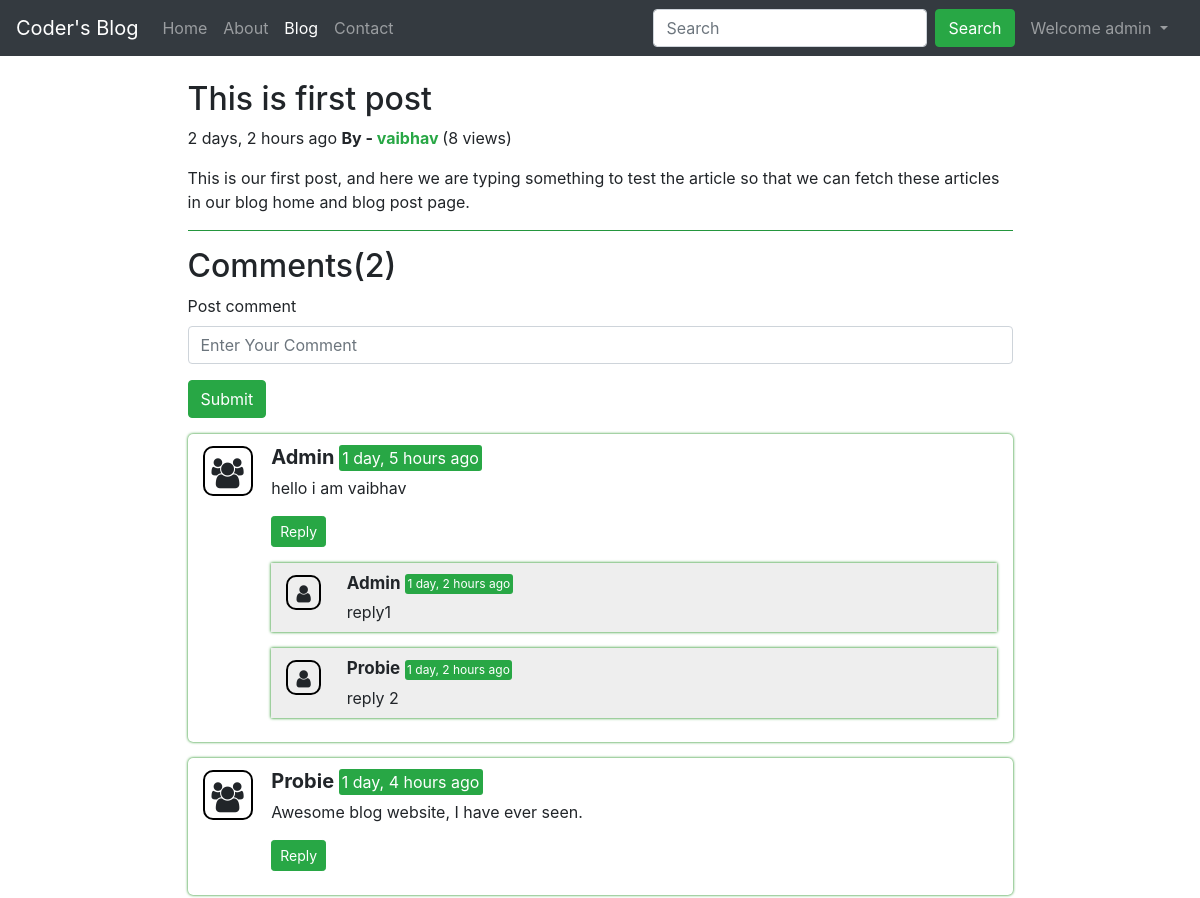
/blog/first-post/ (signed in), run on the app's committed database.
### blog/models.py (models this page shows, shortened)
class Post(models.Model):
    sno = models.AutoField(primary_key=True)
    title = models.CharField(max_length=255)
    content = models.TextField()
    author = models.CharField(max_length=50)
    slug = models.CharField(max_length=50)
    views = models.IntegerField(default=0)
    timeStamp = models.DateTimeField(blank=True)

class BlogComment(models.Model):
    sno = models.AutoField(primary_key=True)
    comment = models.TextField()
    user = models.ForeignKey(User, on_delete=models.CASCADE)
    post = models.ForeignKey(Post, on_delete=models.CASCADE)
    parent = models.ForeignKey('self', on_delete=models.CASCADE, null=True)
    timeStamp = models.DateTimeField(default=now)

### blog/views.py (the view)
# urls.py: path('<str:slug>/', views.blogPost, name='blogPost'),
def blogPost(request, slug):
    post = Post.objects.filter(slug=slug).first()
    post.views = post.views + 1
    post.save()
    comments = BlogComment.objects.filter(post=post, parent=None)
    replies = BlogComment.objects.filter(post=post).exclude(parent=None)
    repDict = {}
    for reply in replies:
        if reply.parent.sno not in repDict.keys():
            repDict[reply.parent.sno] = [reply]
        else:
            repDict[reply.parent.sno].append(reply)
    return render(request, 'blog/blogPost.html', {'post': post, 'comments': comments, 'user': request.user, 'repDict': repDict})

### blog/templatetags/extras.py (called while the page is built)
@register.filter(name='get_val')
def get_val(dict, key):
    return dict.get(key)

### templates/blog/blogPost.html (shortened to what this page needs)
{% extends 'base.html' %}
{% block blogactive %} active {% endblock blogactive %}
{% load humanize %}
{% load extras %}
{% block body %}
<section class="pb-4 pt-4">
    <div class="container">
        <div class="row">
            <div class="col-md-9 m-auto">
                <div class="blog-post">
                    <h2 class="blog-post-title">{{post.title}}</h2>
                    <p class="blog-post-meta">
                        {{post.timeStamp | naturaltime}}
                        <b>By -
                            <a href="/about" class="text-success">
                                {{post.author}}
                            </a>
                        </b>
                        <span>({{post.views}} views)</span>
                    </p>
                    <p>{{post.content|safe}}</p>
                    <hr class="bg-success">
                </div>
            </div>
        </div>
        <div class="row">
            <div class="col-md-9 m-auto">
                <h2>Comments({{comments.count}})</h2>
                {% if user.is_authenticated %}
                    <form action="/blog/postComment" method='POST'>{% csrf_token %}
                        <div class="form-group">
                            <label for="comment">Post comment</label>
                            <input type="text" class="form-control" id="comment" name="comment" placeholder="Enter Your Comment" autocomplete="off">
                        </div>
                        <button type="submit" class="btn btn-success">Submit</button>
                    </form>
                {% else %}
                    <mark class="mark bg-danger d-block">Please login to post comment</mark>
                {% endif %}
                {% for comment in comments %}
                    <div class="row mb-3 mt-3 mx-auto comment_section">
                        <div class="col-md-1">
                            <i class="fa fa-users user_icon"></i>
                        </div>
                        <div class="col-md-11 py-2">
                            <b class="username">{{comment.user.username}}</b> <mark class="mark bg-success">{{comment.timeStamp | naturaltime}}</mark>
                            <div class="mb-3 mt-1">
                                {{ comment.comment }}
                            </div>
                            <div class="reply">
                                {% if user.is_authenticated %}
                                <button class="btn btn-sm btn-success" type="button" data-toggle="collapse" data-target="#reply{{comment.sno}}" aria-expanded="false" aria-controls="reply{{comment.sno}}">Reply</button>
                                {% else %}
                                <button class="btn btn-sm btn-success" type="button" data-toggle="collapse" data-target="#reply{{comment.sno}}" aria-expanded="false" aria-controls="reply{{comment.sno}}" disabled>Login To Reply</button>
                                {% endif %}
                                <div class="replies mt-3">
                                    {% for reply in repDict|get_val:comment.sno %}
                                        <div class="row mb-3 mt-3 mx-auto comment_section">
                                            <div class="col-md-1">
                                                <i class="fa fa-user user_icon"></i>
                                            </div>
                                            <div class="col-md-11 py-2">
                                                <b class="username">{{reply.user.username}}</b> <mark class="mark bg-success">{{reply.timeStamp | naturaltime}}</mark>
                                                <div class="mt-1">
                                                    {{reply.comment}}
                                                </div>
                                            </div>
                                        </div>
                                    {% endfor %}
                                </div>
                            </div>
                        </div>
                    </div>
                {% endfor %}
            </div>
        </div>
    </div>
</section>
{% endblock body %}

### templates/base.html (shortened to what this page needs)
<!doctype html>
<html lang="en">
  <head>
    <link rel="stylesheet" href="https://stackpath.bootstrapcdn.com/bootstrap/4.5.0/css/bootstrap.min.css">
    <link rel="stylesheet" href="https://stackpath.bootstrapcdn.com/font-awesome/4.7.0/css/font-awesome.min.css">
  </head>
  <body>
      <nav class="navbar navbar-expand-lg navbar-dark bg-dark">
        <a class="navbar-brand" href="/">Coder's Blog</a>
        <div class="collapse navbar-collapse" id="navbarSupportedContent">
          <ul class="navbar-nav mr-auto">
            <li class="nav-item {% block homeactive %} {% endblock homeactive %}">
              <a class="nav-link" href="/">Home <span class="sr-only">(current)</span></a>
            </li>
            <li class="nav-item {% block aboutactive %} {% endblock aboutactive %}">
              <a class="nav-link" href="/about">About</a>
            </li>
            <li class="nav-item {% block blogactive %} {% endblock blogactive %}">
              <a class="nav-link" href="/blog">Blog</a>
            </li>
            <li class="nav-item {% block contactactive %} {% endblock contactactive %}">
              <a class="nav-link" href="/contact">Contact</a>
            </li>
          </ul>
          <form class="form-inline my-2 my-lg-0 mr-2" method="GET" action="/search" id="search_form">
            <input class="form-control mr-sm-2" type="search" placeholder="Search" name="search" id="search" aria-label="Search">
            <input class="btn btn-success my-2 my-sm-0" type="submit" value="Search" id="submit">
          </form>
          {% if user.is_authenticated %}
            <ul class="navbar-nav mr-2">
              <li class="nav-item dropdown">
                <a href="#" class="nav-link dropdown-toggle" id="navbarDropdown" role="button" data-toggle="dropdown" aria-haspopup="true" aria-expanded="false">
                Welcome {{request.user}}
                </a>
              </li>
            </ul>
          {% else %}
            <button type="button" class="btn btn-success mr-1" data-toggle="modal" data-target="#signup">SignUp</button>
            <button type="button" class="btn btn-success" data-toggle="modal" data-target="#login">Login</button>
          {% endif %}
        </div>
      </nav>
    {% block body %}  {% endblock body %}
  </body>
</html>

### templates/blog/blogPost.html (style rules this page uses)
.comment_section { border-radius: 5px; box-shadow: 0 0 3px green; }
.user_icon { border-radius: 10px; font-size: 30px; height: 50px; line-height: 50px; text-align: center; width: 50px; border: 2px solid #000; margin-top: 12px; }
.reply .user_icon { font-size: 20px; height: 35px; line-height: 35px; text-align: center; width: 35px; }
.username { font-size:20px; text-transform: capitalize; }
.reply .username { font-size:17px; }
mark.mark { border-radius:3px; color:#fff; }
.reply mark.mark { font-size:12px; }
.reply .comment_section { border-radius:0; background: #eee; }

### data on the page
Post: title "This is first post", timeStamp "2 days, 2 hours ago", author "vaibhav", views "8", content "This is our first post, and here we are typing something to test the article so that we can fetch these articles in our blog home and blog post page."
BlogComment: user.username "Admin", timeStamp "1 day, 5 hours ago", comment "hello i am vaibhav"
BlogComment: user.username "Admin", timeStamp "1 day, 2 hours ago", comment "reply1"
BlogComment: user.username "Probie", timeStamp "1 day, 2 hours ago", comment "reply 2"
BlogComment: user.username "Probie", timeStamp "1 day, 4 hours ago", comment "Awesome blog website, I have ever seen."

### other printed values
{{ request.user }} "admin"
{{ comments.count }} "2"
